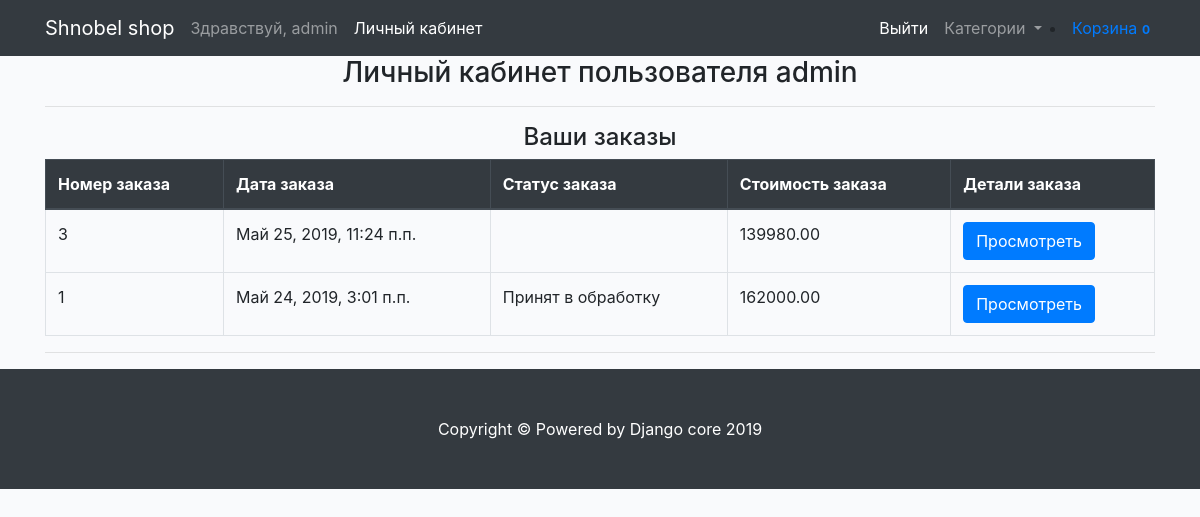
The app's page /account (signed in), older data.
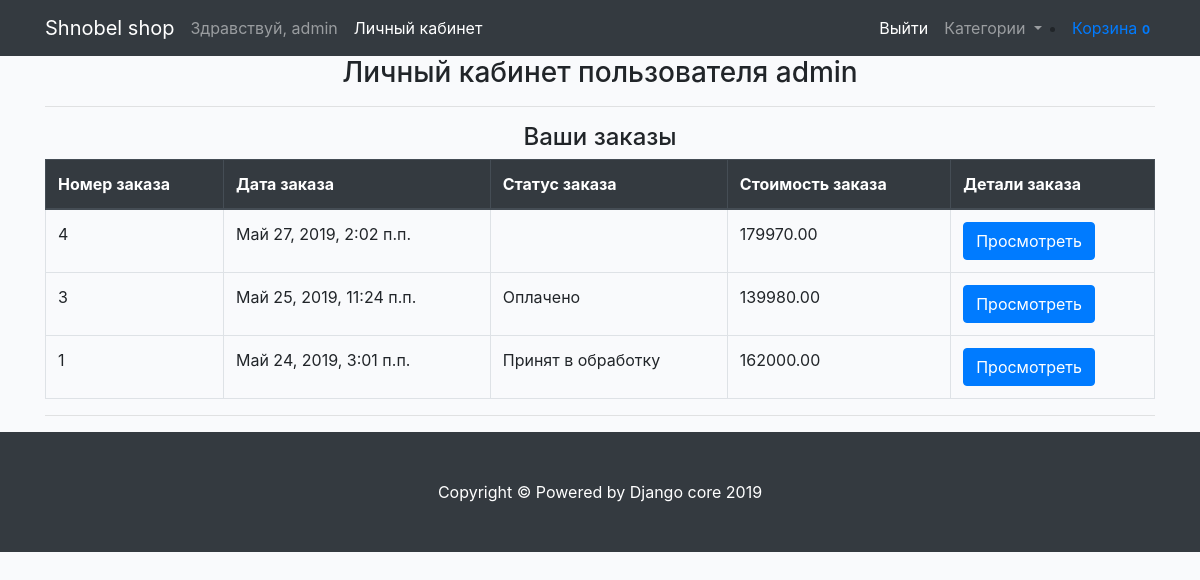
The same page, newer data.
### ecomapp/models.py (models this page shows, shortened)
class Order(models.Model):
    user = models.ForeignKey(settings.AUTH_USER_MODEL, on_delete=models.CASCADE)
    items = models.ManyToManyField(Cart)
    total = models.DecimalField(max_digits=9, decimal_places=2, default=0.00)
    first_name = models.CharField(max_length=100)
    last_name = models.CharField(max_length=100)
    phone = models.CharField(max_length=20)
    address = models.CharField(max_length=255)
    buying_type = models.CharField(max_length=255, choices=(('Самовывоз','Самовывоз'), ('Доставка', 'Доставка' )), default='Самовывоз')
    data = models.DateTimeField(auto_now_add=True)
    comment = models.TextField()
    staus = models.CharField(max_length=100, choices = ORDER_STATUS_CHOICES)

### ecomapp/views.py (the view)
# urls.py: path('account', account_view, name='account'),
def account_view(request):
    order = Order.objects.filter(user=request.user).order_by('-id')
    categories = Category.objects.all()
    context = {
        'order' : order,
        'categories' : categories
    }
    return render(request, 'account.html', context)

### ecomapp/models.py (called while the page is built)
    def get_absolute_url(self):#название метода - это соглашение Джанги
        return reverse('category_detail', kwargs={'category_slug': self.slug})

### ecomapp/templates/account.html (shortened to what this page needs)
{% extends 'base.html' %}
{% load static %}
{% block content %}
<div class="row">
<div class="col-sm-12">
<h3 class="text-center">Личный кабинет пользователя {{ request.user }}</h3>
<hr>
<h4 class="text-center">Ваши заказы</h4>
<table class="table table-bordered">
    <thead class="thead-dark">
        <tr>
            <th >Номер заказа</th >
            <th >Дата заказа</th >
            <th >Статус заказа</th >
            <th >Стоимость заказа</th >
            <th >Детали заказа</th >
        </tr>
    </thead>
    {% for item in order %}
        <tr>
            <td>{{ item.id }}</td>
            <td>{{ item.data }}</td>
            <td>{{ item.staus }}</td>
            <td>{{ item.total }}</td>
            <td><button type="button" class="btn btn-primary" data-toggle="modal" data-target="#myModal-{{ item.id }}">
                Просмотреть
            </button>
            </td>
        </tr>
    {% endfor %}
</table>
    <hr>
</div></div>
{% endblock content %}

Row changes from the older to the newer data that the page shows:
added Order: id "4", data "Май 27, 2019, 2:02 п.п.", total "179970.00"
changed Order id 3: staus (not shown) → "Оплачено"
